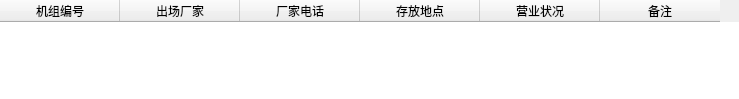
<?xml version="1.0" encoding="UTF-8"?>
<ui version="4.0">
 <class>TmachineDetailSetupViewItemTable</class>
 <widget class="QWidget" name="TmachineDetailSetupViewItemTable">
  <property name="geometry">
   <rect>
    <x>0</x>
    <y>0</y>
    <width>739</width>
    <height>99</height>
   </rect>
  </property>
  <property name="windowTitle">
   <string>Form</string>
  </property>
  <widget class="QWidget" name="verticalLayoutWidget">
   <property name="geometry">
    <rect>
     <x>-1</x>
     <y>-1</y>
     <width>741</width>
     <height>101</height>
    </rect>
   </property>
   <layout class="QVBoxLayout" name="verticalLayout">
    <item>
     <widget class="QTableWidget" name="tableWidget">
      <property name="sizePolicy">
       <sizepolicy hsizetype="Expanding" vsizetype="Expanding">
        <horstretch>0</horstretch>
        <verstretch>0</verstretch>
       </sizepolicy>
      </property>
      <attribute name="horizontalHeaderCascadingSectionResizes">
       <bool>true</bool>
      </attribute>
      <attribute name="horizontalHeaderDefaultSectionSize">
       <number>120</number>
      </attribute>
      <column>
       <property name="text">
        <string>机组编号</string>
       </property>
      </column>
      <column>
       <property name="text">
        <string>出场厂家</string>
       </property>
      </column>
      <column>
       <property name="text">
        <string>厂家电话</string>
       </property>
      </column>
      <column>
       <property name="text">
        <string>存放地点</string>
       </property>
      </column>
      <column>
       <property name="text">
        <string>营业状况</string>
       </property>
      </column>
      <column>
       <property name="text">
        <string>备注</string>
       </property>
      </column>
     </widget>
    </item>
   </layout>
  </widget>
 </widget>
 <resources/>
 <connections/>
</ui>
